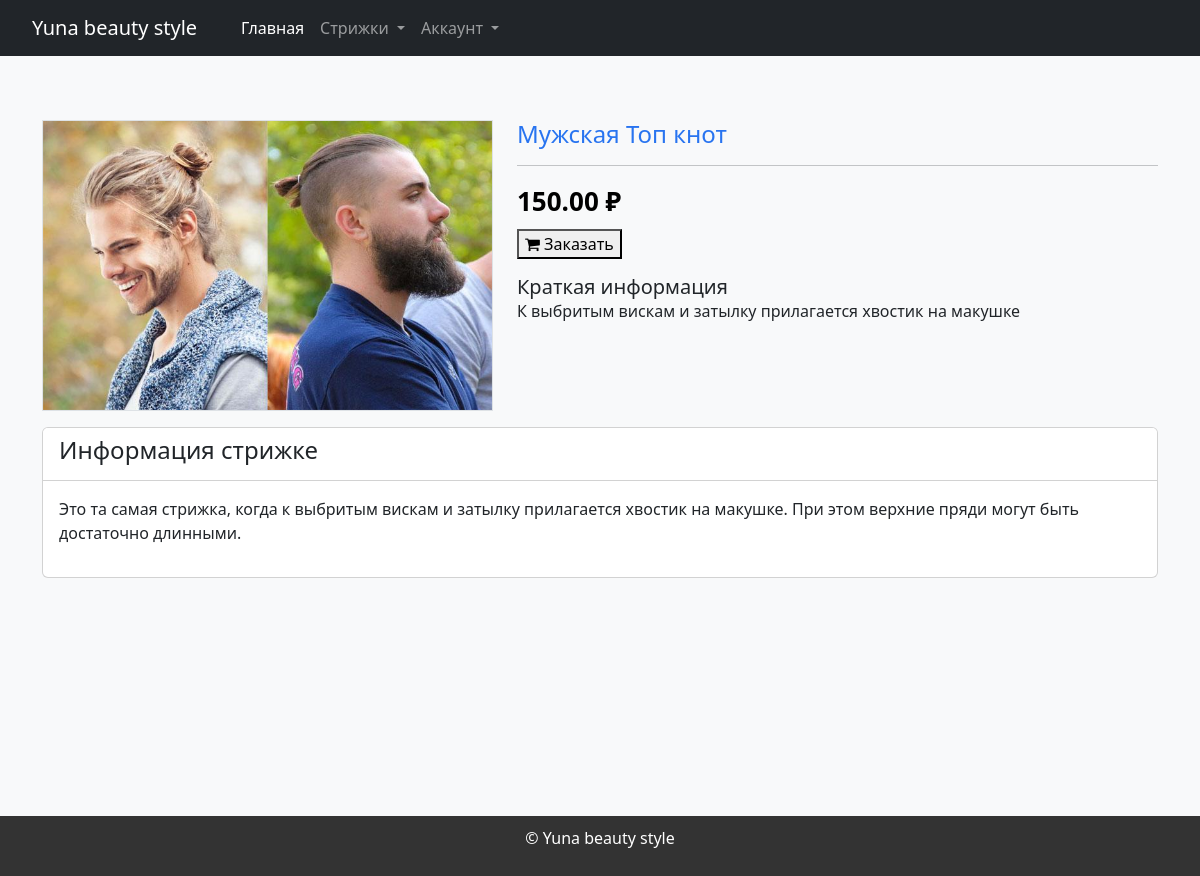
The page /product.php?id=4 on the database its author committed.
### tables this page shows
CREATE TABLE `Products` (
  `ProductsID` int NOT NULL,
  `ProductName` varchar(255) NOT NULL,
  `Price` decimal(10,2) NOT NULL,
  `ShortDescription` text,
  `FullDescription` text,
  `img` varchar(50) NOT NULL,
  `Category` varchar(50) NOT NULL
);

### product.php (the view, shortened to what this page needs)
<?php include "html/header.php";
$id = $_GET['id'];
$stmt = $conn -> prepare("SELECT * FROM Products WHERE ProductsID = ?");
$stmt -> bind_param("i", $id);
$stmt -> execute();
$stmt = $stmt -> get_result();
$Product = $stmt -> fetch_assoc();
?>
<form action="basket.php" method="post">
	<div id="product" class="py-3 py-md-5 bg-light">
        <div class="container">
            <div class="row">
                <div class="col-md-5 mt-3">
                    <div class="bg-white border">
                        <img src="img/<?php echo htmlspecialchars($Product['img']);?>" class="w-100">
                    </div>
                </div>
                <div class="col-md-7 mt-3">
                    <div class="product-view">
                        <h4 class="product-name">
                            <?php echo htmlspecialchars($Product['Category']).' '.htmlspecialchars($Product['ProductName']);?>
                        </h4>
                        <hr>
                        <div>
                            <span class="selling-price"><?php echo htmlspecialchars($Product['Price']);?> ₽</span>
                        </div>
						<button type="submit" class="mt-2" class="btn btn1">
                         <i class="fa fa-shopping-cart"></i> Заказать
						</button>
                        <div class="mt-3">
                            <h5 class="mb-0">Краткая информация</h5>
                            <p>
                                <?php echo htmlspecialchars($Product['ShortDescription']);?>
                            </p>
                        </div>
                    </div>
                </div>
            </div>
            <div class="row">
                <div class="col-md-12 mt-3">
                    <div class="card">
                        <div class="card-header bg-white">
                            <h4>Информация стрижке</h4>
                        </div>
                        <div class="card-body">
                            <p>
                                <?php echo htmlspecialchars($Product['FullDescription']);?>
                            </p>
                        </div>
                    </div>
                </div>
            </div>
        </div>
    </div>
</form>
<?php include "html/footer.php"; ?>

### style/styles.css (style rules this page uses)
body { font-family: Arial, sans-serif; margin: 0; padding: 0; background-color: #f5f5f5; }
.product-view .product-name { font-size: 24px; color: #2874f0; }
.product-view .selling-price { font-size: 26px; color: #000; font-weight: 600; margin-right: 8px; }
#product, #cart, #cart1 { height: 95vh !important; }

### rows shown on the page
products: img (picture), Category "Мужская", ProductName "Топ кнот", Price "150.00", ShortDescription "К выбритым вискам и затылку прилагается хвостик на макушке", FullDescription "Это та самая стрижка, когда к выбритым вискам и затылку прилагается хвостик на макушке. При этом верхние пряди могут быть достаточно длинными."
